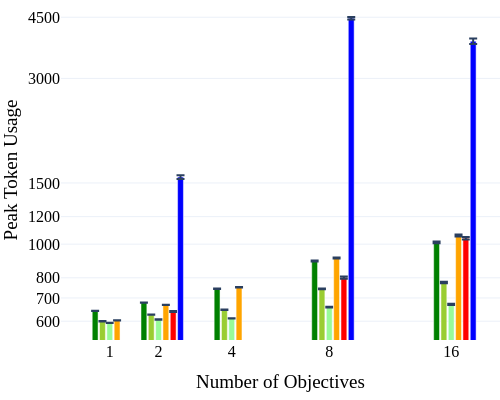

Here is the notebook cell this chart was saved with:
### Code cell
# First plot - Bar chart for tokens

fig = go.Figure()

# ABBEL Tokens replace with tokens01
fig.add_trace(go.Bar(
    x=[OBJS_TO_X[o] - 0.3 for o in ALL_NUM_OBJS],
    y=[np.mean(t) for t in tokens01],
    error_y=dict(type='data', array=[np.std(t)/np.sqrt(len(t)) for t in tokens01]),
    name='ABBEL',
    marker_color='green',
    width=0.12
))

# ABBEL (Length Penalty) Tokens
fig.add_trace(go.Bar(
    x=[OBJS_TO_X[o] - 0.15 for o in ALL_NUM_OBJS],
    y=[np.mean(t) for t in tokenspen05],
    error_y=dict(type='data', array=[np.std(t)/np.sqrt(len(t)) for t in tokenspen05]),
    name='ABBEL (Length Penalty 0.05)',
    marker_color='yellowgreen',
    width=0.12
))

fig.add_trace(go.Bar(
    x=[OBJS_TO_X[o] for o in ALL_NUM_OBJS],
    y=[np.mean(t) for t in tokenspen],
    error_y=dict(type='data', array=[np.std(t)/np.sqrt(len(t)) for t in tokenspen]),
    name='ABBEL (Length Penalty 0.1)',
    marker_color='palegreen',
    width=0.12
))

# MEM1 (Instruct) Tokens
fig.add_trace(go.Bar(
    x=[OBJS_TO_X[o] + 0.15for o in ALL_NUM_OBJS],
    y=[np.mean(t) for t in mtokens],
    error_y=dict(type='data', array=[np.std(t)/np.sqrt(len(t)) for t in mtokens]),
    name='MEM1 (Instruct)',
    marker_color='orange',
    width=0.12
))

# MEM1 (Reported) Tokens
fig.add_trace(go.Bar(
    x=[OBJS_TO_X[o] + 0.3 for o in REPORTED_OBJS],
    y=[640,801,1040],
    error_y=dict(type='data', array=[2,6,9]),
    name='MEM1',
    marker_color='red',
    width=0.12
))

# qwen 14b (Reported) Tokens
fig.add_trace(go.Bar(
    x=[OBJS_TO_X[o] + 0.45 for o in REPORTED_OBJS],
    y=[1560,4470,3840],
    error_y=dict(type='data', array=[19,37,71]),
    name='Qwen2.5-14B-Instruct',
    marker_color='blue',
    width=0.12
))

fig.update_layout(
    xaxis_title='Number of Objectives',
    yaxis_title='Peak Token Usage',
    template='plotly_white',
    font=dict(family='Times New Roman', size=16, color='black'),
    width=500,
    height=400,
    showlegend=False,
    xaxis=dict(tickvals=[OBJS_TO_X[o] for o in ALL_NUM_OBJS], ticktext=ALL_NUM_OBJS, range=[0, 9]),
    yaxis=dict(type='log', tickvals=[500,600,700,800,1000,1200,1500,3000,4500]),
    margin=dict(l=0, r=0, t=0, b=60)
)

fig.show()
fig.write_image("notebooks/figures/QA_peak_tokens.pdf", width=500, height=400)

### Figure 1 — Plotly figure (JSON) as saved in the notebook; plotly's stock layout.template omitted (floating-point values rounded to 4 significant figures)
{"data": [{"error_y": {"array": [0.6623, 0.7186, 1.016, 2.612, 5.874], "type": "data"}, "marker": {"color": "green"}, "name": "ABBEL", "type": "bar", "width": 0.12, "x": [0.7, 1.7, 3.2, 5.2, 7.7], "y": [642.9, 678.5, 743.8, 894.5, 1012.0]}, {"error_y": {"array": [0.7283, 0.6843, 1.021, 2.145, 4.098], "type": "data"}, "marker": {"color": "yellowgreen"}, "name": "ABBEL (Length Penalty 0.05)", "type": "bar", "width": 0.12, "x": [0.85, 1.85, 3.35, 5.35, 7.85], "y": [599.7, 626.5, 647.5, 743.2, 775.3]}, {"error_y": {"array": [0.6343, 0.6569, 0.8774, 1.588, 2.836], "type": "data"}, "marker": {"color": "palegreen"}, "name": "ABBEL (Length Penalty 0.1)", "type": "bar", "width": 0.12, "x": [1, 2, 3.5, 5.5, 8], "y": [593.5, 606.9, 611.3, 658.6, 671.0]}, {"error_y": {"array": [0.5912, 0.7519, 1.264, 2.839, 6.698], "type": "data"}, "marker": {"color": "orange"}, "name": "MEM1 (Instruct)", "type": "bar", "width": 0.12, "x": [1.15, 2.15, 3.65, 5.65, 8.15], "y": [603.5, 668.5, 751.5, 912.5, 1058.0]}, {"error_y": {"array": [2, 6, 9], "type": "data"}, "marker": {"color": "red"}, "name": "MEM1", "type": "bar", "width": 0.12, "x": [2.3, 5.8, 8.3], "y": [640, 801, 1040]}, {"error_y": {"array": [19, 37, 71], "type": "data"}, "marker": {"color": "blue"}, "name": "Qwen2.5-14B-Instruct", "type": "bar", "width": 0.12, "x": [2.45, 5.95, 8.45], "y": [1560, 4470, 3840]}], "layout": {"font": {"color": "black", "family": "Times New Roman", "size": 16}, "height": 400, "margin": {"b": 60, "l": 0, "r": 0, "t": 0}, "showlegend": false, "width": 500, "xaxis": {"range": [0, 9], "ticktext": [1, 2, 4, 8, 16], "tickvals": [1, 2, 3.5, 5.5, 8], "title": {"text": "Number of Objectives"}}, "yaxis": {"tickvals": [500, 600, 700, 800, 1000, 1200, 1500, 3000, 4500], "title": {"text": "Peak Token Usage"}, "type": "log"}}}
